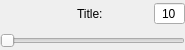
<?xml version="1.0" encoding="UTF-8"?>
<ui version="4.0">
 <class>SliderBox</class>
 <widget class="QWidget" name="SliderBox">
  <property name="geometry">
   <rect>
    <x>0</x>
    <y>0</y>
    <width>185</width>
    <height>50</height>
   </rect>
  </property>
  <property name="windowTitle">
   <string>Form</string>
  </property>
  <layout class="QVBoxLayout" name="verticalLayout">
   <property name="leftMargin">
    <number>0</number>
   </property>
   <property name="topMargin">
    <number>0</number>
   </property>
   <property name="rightMargin">
    <number>0</number>
   </property>
   <property name="bottomMargin">
    <number>0</number>
   </property>
   <item>
    <layout class="QHBoxLayout" name="horizontalLayout_15" stretch="0,0,1">
     <item>
      <widget class="XSwitchButton" name="chkTitle"/>
     </item>
     <item>
      <widget class="QLabel" name="lblTitle">
       <property name="text">
        <string>Title:</string>
       </property>
      </widget>
     </item>
     <item>
      <widget class="QSpinBox" name="txtValue">
       <property name="sizePolicy">
        <sizepolicy hsizetype="Maximum" vsizetype="Fixed">
         <horstretch>0</horstretch>
         <verstretch>0</verstretch>
        </sizepolicy>
       </property>
       <property name="alignment">
        <set>Qt::AlignCenter</set>
       </property>
       <property name="buttonSymbols">
        <enum>QAbstractSpinBox::NoButtons</enum>
       </property>
       <property name="minimum">
        <number>10</number>
       </property>
       <property name="maximum">
        <number>200</number>
       </property>
      </widget>
     </item>
    </layout>
   </item>
   <item>
    <widget class="Slider" name="sliValue">
     <property name="minimum">
      <number>10</number>
     </property>
     <property name="maximum">
      <number>200</number>
     </property>
     <property name="orientation">
      <enum>Qt::Horizontal</enum>
     </property>
    </widget>
   </item>
  </layout>
 </widget>
 <customwidgets>
  <customwidget>
   <class>Slider</class>
   <extends>QSlider</extends>
   <header>slider.h</header>
  </customwidget>
  <customwidget>
   <class>XSwitchButton</class>
   <extends>QWidget</extends>
   <header>xswitchbutton.h</header>
  </customwidget>
 </customwidgets>
 <resources/>
 <connections/>
</ui>
